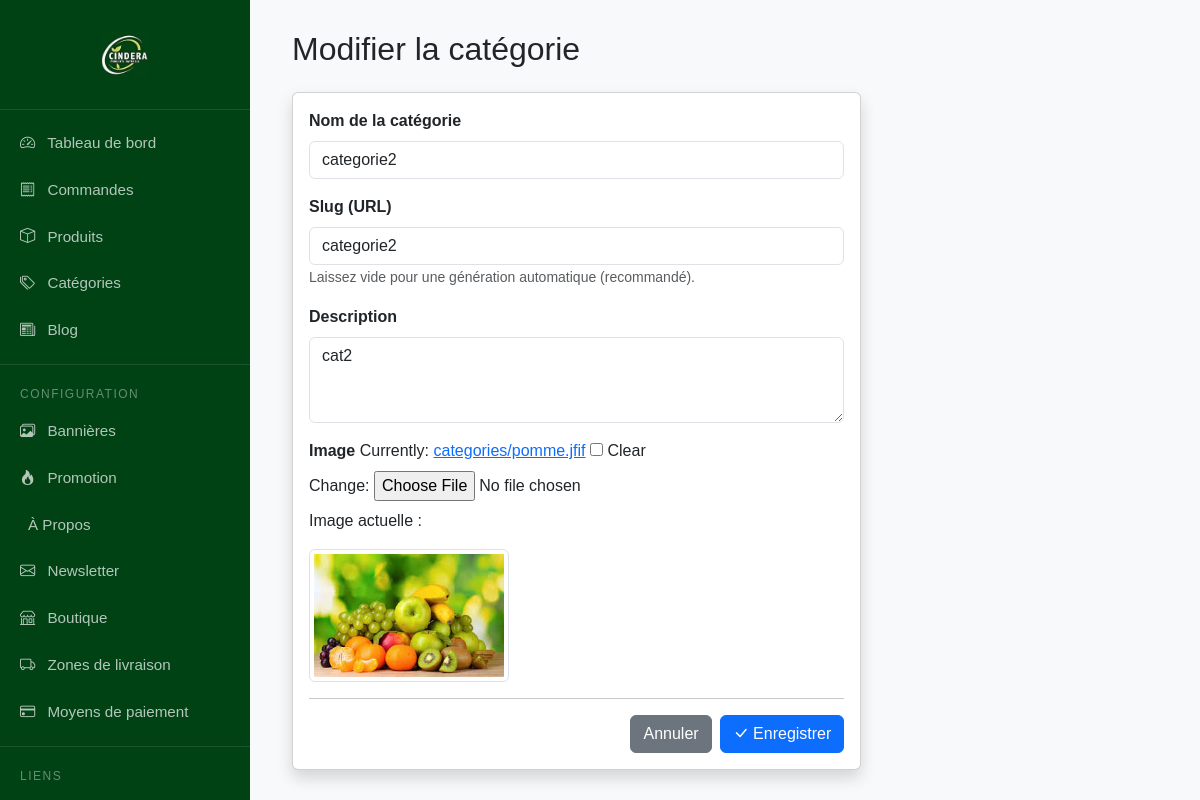
The page /dashboard/category/categorie2/edit/ on the database its author committed.
### shop/models.py (models this page shows, shortened)
class Category(models.Model):
    name = models.CharField(max_length=200, unique=True, verbose_name="Nom")
    slug = models.SlugField(max_length=200, unique=True, blank=True)
    description = models.TextField(blank=True, verbose_name="Description")
    image = models.ImageField(upload_to='categories/', blank=True, null=True, verbose_name="Image")
    class Meta:
        verbose_name = "Catégorie"
        verbose_name_plural = "Catégories"
        ordering = ['name']

### shop/views.py (the view)
# urls.py: path('category/<slug:slug>/edit/', views.CategoryUpdateView.as_view(), name='category_edit'),
class CategoryUpdateView(UpdateView):
    model = Category
    form_class = CategoryForm
    template_name = 'dashboard/categories/form.html'
    success_url = reverse_lazy('dashboard:category_list')
    slug_url_kwarg = 'slug'
    slug_field = 'slug'

### shop/forms.py
class CategoryForm(forms.ModelForm):
    class Meta:
        model = Category
        fields = ["name", "slug", "description", "image"]
        widgets = {
            'name': forms.TextInput(attrs={'class': 'form-control'}),
            'slug': forms.TextInput(attrs={'class': 'form-control', 'readonly': 'readonly'}),
            'description': forms.Textarea(attrs={'class': 'form-control', 'rows': 3}),
        }

### shop/context_processors.py (called while the page is built)
def cart_item_count(request):
    cart = request.session.get('cart', {})
    total_quantity = sum(int(item['quantity']) for item in cart.values())
    return {'cart_item_count': total_quantity}

def categories_context(request):
    return {
        'categories': Category.objects.all()
    }

### templates/dashboard/categories/form.html (shortened to what this page needs)
{% extends "dashboard/base_dashboard.html" %}
{% block content %}
<div class="container-fluid">
    <h2 class="mb-4">
        {% if form.instance.pk %}
            Modifier la catégorie
        {% else %}
            Ajouter une nouvelle catégorie
        {% endif %}
    </h2>
    <div class="row">
        <div class="col-lg-8">
            <div class="card shadow">
                <div class="card-body">
                    <form method="post" enctype="multipart/form-data">
                        <div class="mb-3">
                            <label for="id_name" class="form-label fw-bold">Nom de la catégorie</label>
                            {{ form.name }}
                        </div>
                        <div class="mb-3">
                            <label for="id_slug" class="form-label fw-bold">Slug (URL)</label>
                            {{ form.slug }}
                            <small class="text-muted">Laissez vide pour une génération automatique (recommandé).</small>
                        </div>
                        <div class="mb-3">
                            <label for="id_description" class="form-label fw-bold">Description</label>
                            {{ form.description }}
                        </div>
                        <div class="mb-3">
                            <label for="id_image" class="form-label fw-bold">Image</label>
                            {{ form.image }}
                            {% if form.instance.image %}
                                <div class="mt-2">
                                    <p>Image actuelle :</p>
                                    <img src="{{ form.instance.image.url }}" class="img-thumbnail" style="max-width: 200px;">
                                </div>
                            {% endif %}
                        </div>
                        <hr>
                        <div class="d-flex justify-content-end">
                            <a href="{% url 'dashboard:category_list' %}" class="btn btn-secondary me-2">Annuler</a>
                            <button type="submit" class="btn btn-primary">
                                <i class="bi bi-check-lg"></i> Enregistrer
                            </button>
                        </div>
                    </form>
                </div>
            </div>
        </div>
    </div>
</div>
{% endblock %}

### templates/dashboard/base_dashboard.html (style rules this page uses)
body { background-color: #f8f9fa; }
body { background-color: #f8f9fa; font-family: 'Poppins', sans-serif; }

### rows shown on the page
Category: name "categorie2", slug "categorie2", description "cat2", instance.image (picture)
